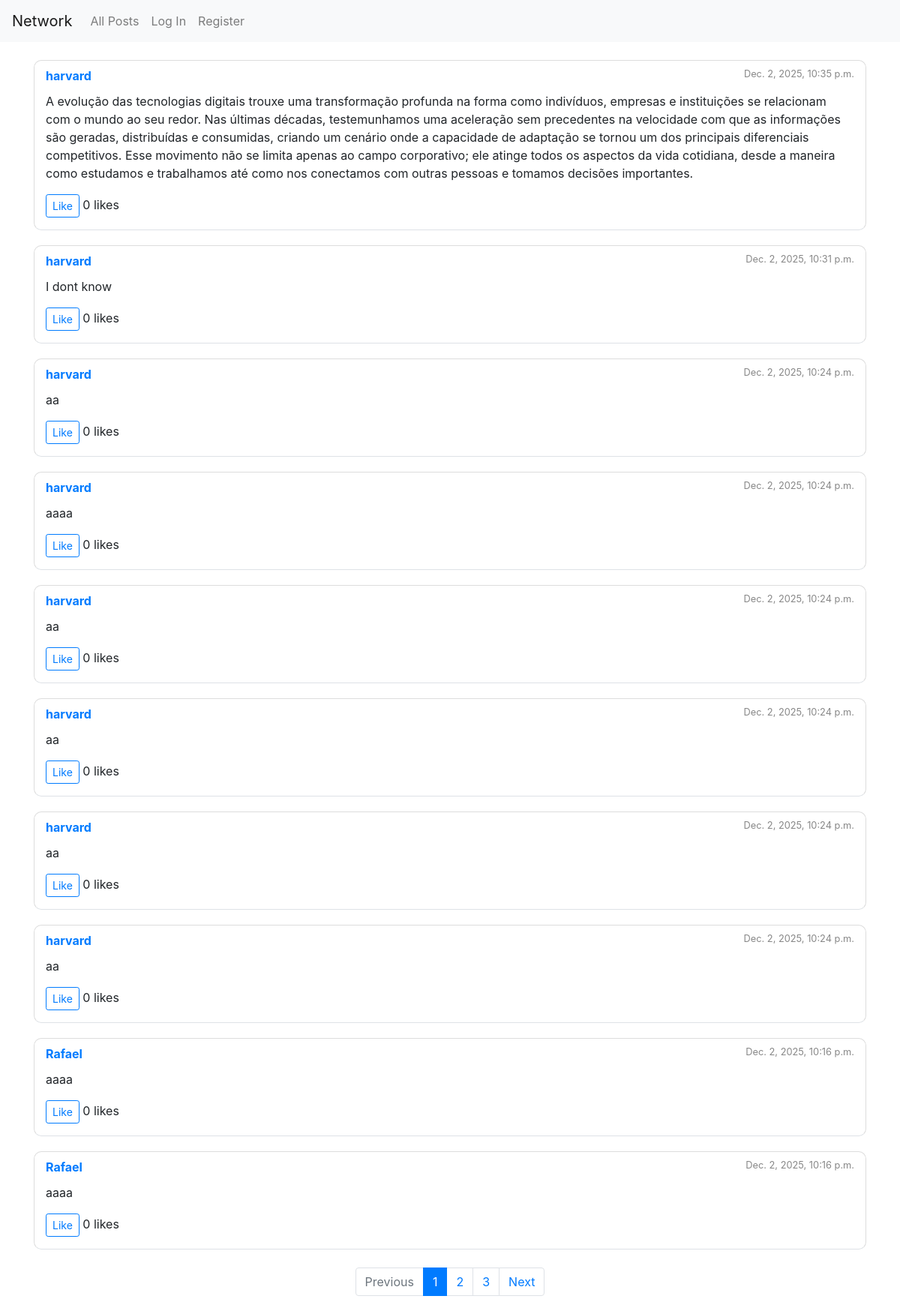
The page / on the database its author committed.
### network/models.py (models this page shows)
class Post(models.Model):
    content = models.TextField(max_length=256)
    creator = models.ForeignKey("User", on_delete=models.CASCADE, related_name="creator")
    likes = models.ManyToManyField("User", related_name="likes", blank=True, null=True)
    time = models.DateTimeField(auto_now_add=True)

class User(AbstractUser):
    pass

### network/views.py (the view)
# urls.py: path("", views.index, name="index"),
def index(request):
    if request.method == 'POST':
        if request.user.is_authenticated :
            content_data = request.POST.get("content", "").strip()
            if content_data != "":
                post = Post(
                    creator = request.user,
                    content = content_data,
                )
                post.save()
            return HttpResponseRedirect(reverse("index"))
    else:
        posts_list = Post.objects.all().order_by("-time")
        paginator = Paginator(posts_list, 10)  # 10 posts por página
        page_number = request.GET.get("page")
        posts = paginator.get_page(page_number)
        return render(request, "network/index.html",  {
            "posts": posts
        })

### network/templates/network/index.html (shortened to what this page needs)
{% extends "network/layout.html" %}
{% block body %}
<div class="container mt-4 ">
    {% for post in posts %}
    <div class="post-card border-bottom pb-3 pt-2">
        <div class="post-header">
            <a href="{% url 'profile' post.creator.username %}" class="post-author">
                {{ post.creator }}
            </a>
            <span class="post-time">{{ post.time }}</span>
        </div>
        <p id="content-{{ post.id }}">{{ post.content }}</p>
        {% if request.user == post.creator %}
            <button class="btn btn-sm btn-outline-secondary edit-btn" data-id="{{ post.id }}">Edit</button>
        {% else %}
            <button class="btn btn-sm btn-outline-primary like-btn" data-id="{{ post.id }}">
                {% if user in post.likes.all %}Unlike{% else %}Like{% endif %}
            </button>
            <span id="likes-{{ post.id }}" class="ms-2">
                {{ post.likes.count }}
            </span> likes
        {% endif %}
    </div>
    {% endfor %}
    {% include "network/pagination.html" %}
</div>
{% endblock %}

### network/static/network/styles.css (style rules this page uses)
.post-card { border: 1px solid #ddd; border-radius: 10px; padding: 15px; margin-bottom: 20px; background: #fff; }
.post-header { display: flex; justify-content: space-between; margin-bottom: 10px; }
.post-author { font-weight: bold; text-decoration: none; }
.post-time { font-size: 0.8rem; color: #888; }

### rows shown on the page
Post: creator "harvard", time "Dec. 2, 2025, 10:35 p.m.", content "A evolução das tecnologias digitais trouxe uma transformação profunda na forma como indivíduos, empresas e instituições se relacionam com o mundo ao seu redor. Nas últimas décadas, testemunhamos uma aceleração sem precedentes na velocidade com que as informações são geradas, distribuídas e consumidas, criando um cenário onde a capacidade de adaptação se tornou um dos principais diferenciais competitivos. Esse movimento não se limita apenas ao campo corporativo; ele atinge todos os aspectos da vida cotidiana, desde a maneira como estudamos e trabalhamos até como nos conectamos com outras pessoas e tomamos decisões importantes.", shows "Like", likes.count "0"
Post: creator "harvard", time "Dec. 2, 2025, 10:31 p.m.", content "I dont know", shows "Like", likes.count "0"
Post: creator "harvard", time "Dec. 2, 2025, 10:24 p.m.", content "aa", shows "Like", likes.count "0"
Post: creator "harvard", time "Dec. 2, 2025, 10:24 p.m.", content "aaaa", shows "Like", likes.count "0"
Post: creator "harvard", time "Dec. 2, 2025, 10:24 p.m.", content "aa", shows "Like", likes.count "0"
Post: creator "harvard", time "Dec. 2, 2025, 10:24 p.m.", content "aa", shows "Like", likes.count "0"
Post: creator "harvard", time "Dec. 2, 2025, 10:24 p.m.", content "aa", shows "Like", likes.count "0"
Post: creator "harvard", time "Dec. 2, 2025, 10:24 p.m.", content "aa", shows "Like", likes.count "0"
Post: creator "Rafael", time "Dec. 2, 2025, 10:16 p.m.", content "aaaa", shows "Like", likes.count "0"
Post: creator "Rafael", time "Dec. 2, 2025, 10:16 p.m.", content "aaaa", shows "Like", likes.count "0"

### other values the page prints
{{ num }} "1"
{{ num }} "2" "3"
